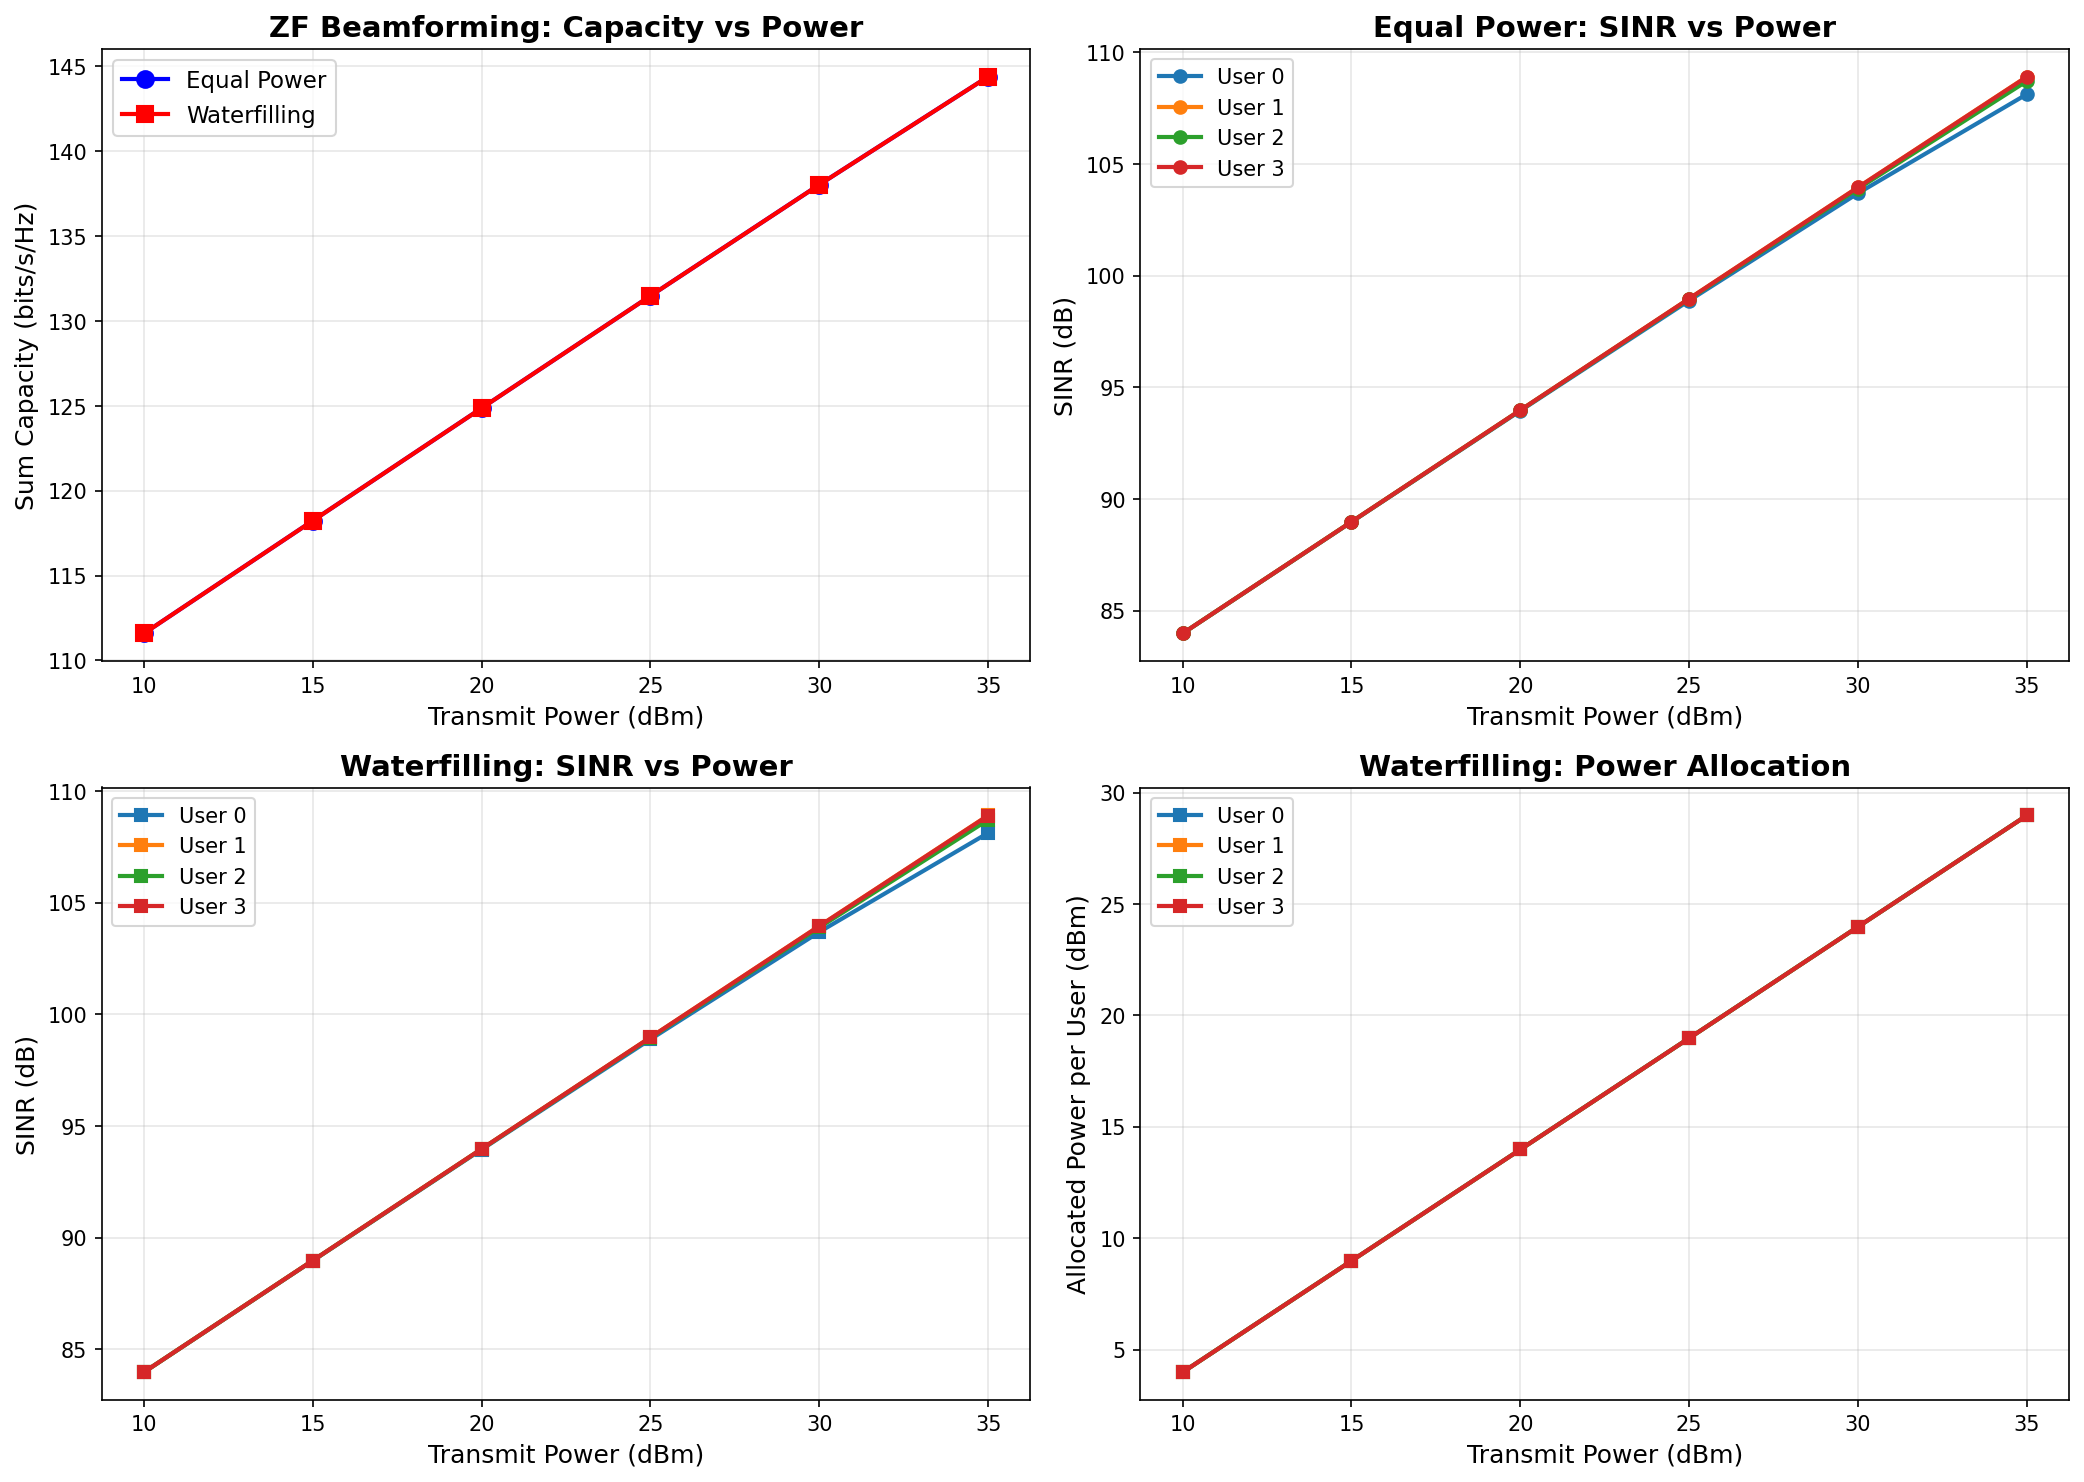

This figure's Python source:
"""
Test script to verify ZF beamforming capacity scales correctly with transmit power.

This test isolates the ZF beamforming and waterfilling to diagnose why capacity
might not be increasing with power.
"""

import torch
import numpy as np
import matplotlib.pyplot as plt
from simpy.beamformer import Beamformer
from simpy.algorithm import WaterFilling

# Set random seed for reproducibility
np.random.seed(42)
torch.manual_seed(42)

# ========== Parameters ==========
num_users = 4
num_antennas = 4  # M = K for square system
wavelength = 0.125  # meters
device = 'cpu'

# Channel parameters
min_user_distance = 10.0
max_user_distance = 100.0
path_loss_at_reference = -30.0
reference_distance = 1.0

# Noise power (fixed)
noise_power = 10**(-80/10) / 1000  # Watts
print(f"Noise power: {noise_power:.4e} W ({10*np.log10(noise_power*1000):.2f} dBm)")

# Power sweep
power_values_db = np.array([10, 15, 20, 25, 30, 35])  # dBm
power_values_linear = 10**(power_values_db/10) / 1000  # Watts

print("\n" + "="*80)
print("ZF BEAMFORMING POWER SCALING TEST")
print("="*80)
print(f"Users (K): {num_users}")
print(f"Antennas (M): {num_antennas}")
print(f"Noise power: {noise_power:.4e} W")
print("="*80)

# ========== Create Digital Beamformer ==========
beamformer = Beamformer(
    Nx=2,  # 2x2 = 4 antennas
    Ny=2,
    wavelength=wavelength,
    device=device,
    num_users=num_users,
    user_positions=None,  # CLT mode
    reference_distance=reference_distance,
    path_loss_at_reference=path_loss_at_reference,
    min_user_distance=min_user_distance,
    max_user_distance=max_user_distance,
    noise_power=noise_power,
    total_power=1.0,  # Will be updated in loop
)

print(f"\n1. Channel H shape: {beamformer.H.shape}")
print(f"   Channel norm: {torch.norm(beamformer.H).item():.6f}")

# ========== Compute ZF Weights (once) ==========
print("\n2. Computing ZF weights...")
zf_weights = beamformer.compute_zf_weights(beamformer.H)
print(f"   ZF weights shape: {zf_weights.shape}")
print(f"   ZF weights norm: {torch.norm(zf_weights).item():.6f}")

# Compute effective channel after ZF
H_eff = beamformer.H @ zf_weights
print(f"\n3. Effective channel H_eff = H @ W:")
print(f"   H_eff shape: {H_eff.shape}")
print(f"   H_eff diagonal: {torch.abs(torch.diag(H_eff)).cpu().numpy()}")
print(f"   H_eff off-diagonal max: {torch.max(torch.abs(H_eff - torch.diag(torch.diag(H_eff)))).item():.6e}")
print(f"   ^ Should be ~0 for perfect ZF (interference eliminated)")

# Check if ZF is working (off-diagonal should be ~0)
off_diag_max = torch.max(torch.abs(H_eff - torch.diag(torch.diag(H_eff)))).item()
diag_min = torch.min(torch.abs(torch.diag(H_eff))).item()
if off_diag_max < 1e-6 * diag_min:
    print("   ✓ ZF working correctly (interference eliminated)")
else:
    print(f"   ⚠ WARNING: ZF may not be eliminating interference properly!")
    print(f"     Off-diagonal / diagonal ratio: {off_diag_max / diag_min:.6e}")

# ========== Power Sweep ==========
print("\n" + "="*80)
print("POWER SWEEP")
print("="*80)

results = {
    'power_db': [],
    'power_linear': [],
    'equal_power_capacity': [],
    'waterfilling_capacity': [],
    'equal_power_sinr': [],
    'waterfilling_sinr': [],
    'waterfilling_power_allocation': []
}

for power_idx, power_w in enumerate(power_values_linear):
    power_db = power_values_db[power_idx]

    print(f"\n--- Power: {power_db:.1f} dBm ({power_w:.4e} W) ---")

    # ========== Equal Power Allocation ==========
    equal_power = torch.ones(num_users, device=device) * (power_w / num_users)

    # Compute SINR with equal power (enable debug for first two power levels)
    sinr_equal = beamformer.compute_sinr(
        phases=None,
        power_allocation=equal_power,
        digital_beamforming_weights=zf_weights,
        debug=(power_idx < 2)
    )

    capacity_equal = torch.sum(torch.log2(1 + sinr_equal)).item()

    print(f"Equal Power Allocation:")
    print(f"  Power per user: {equal_power[0].item():.4e} W")
    print(f"  SINR: {sinr_equal.cpu().numpy()}")
    print(f"  SINR (dB): {10*np.log10(sinr_equal.cpu().numpy())}")
    print(f"  Individual rates: {torch.log2(1 + sinr_equal).cpu().numpy()}")
    print(f"  Sum capacity: {capacity_equal:.6f} bits/s/Hz")

    # ========== Waterfilling Power Allocation ==========
    waterfilling = WaterFilling(
        H_eff=H_eff,
        noise_power=noise_power,
        total_power=power_w,
        max_iterations=200,
        tolerance=1e-6,
        verbose=False,
        device=device
    )

    wf_results = waterfilling.optimize()
    optimal_power = wf_results['optimal_power']

    # Compute SINR with waterfilling
    sinr_wf = beamformer.compute_sinr(
        phases=None,
        power_allocation=optimal_power,
        digital_beamforming_weights=zf_weights
    )

    capacity_wf = torch.sum(torch.log2(1 + sinr_wf)).item()

    print(f"\nWaterfilling Power Allocation:")
    print(f"  Power allocation: {optimal_power.cpu().numpy()}")
    print(f"  Total power: {optimal_power.sum().item():.4e} W")
    print(f"  SINR: {sinr_wf.cpu().numpy()}")
    print(f"  SINR (dB): {10*np.log10(sinr_wf.cpu().numpy())}")
    print(f"  Individual rates: {torch.log2(1 + sinr_wf).cpu().numpy()}")
    print(f"  Sum capacity: {capacity_wf:.6f} bits/s/Hz")

    # Store results
    results['power_db'].append(power_db)
    results['power_linear'].append(power_w)
    results['equal_power_capacity'].append(capacity_equal)
    results['waterfilling_capacity'].append(capacity_wf)
    results['equal_power_sinr'].append(sinr_equal.cpu().numpy())
    results['waterfilling_sinr'].append(sinr_wf.cpu().numpy())
    results['waterfilling_power_allocation'].append(optimal_power.cpu().numpy())

# ========== Plot Results ==========
print("\n" + "="*80)
print("PLOTTING RESULTS")
print("="*80)

fig, axes = plt.subplots(2, 2, figsize=(14, 10))

# Plot 1: Capacity vs Power
ax = axes[0, 0]
ax.plot(results['power_db'], results['equal_power_capacity'], 'bo-',
        label='Equal Power', linewidth=2, markersize=8)
ax.plot(results['power_db'], results['waterfilling_capacity'], 'rs-',
        label='Waterfilling', linewidth=2, markersize=8)
ax.set_xlabel('Transmit Power (dBm)', fontsize=12)
ax.set_ylabel('Sum Capacity (bits/s/Hz)', fontsize=12)
ax.set_title('ZF Beamforming: Capacity vs Power', fontsize=14, fontweight='bold')
ax.legend(fontsize=11)
ax.grid(True, alpha=0.3)

# Plot 2: SINR vs Power (Equal power)
ax = axes[0, 1]
sinr_equal_array = np.array(results['equal_power_sinr'])  # Shape: (num_powers, num_users)
for user_idx in range(num_users):
    ax.plot(results['power_db'], 10*np.log10(sinr_equal_array[:, user_idx]),
            'o-', label=f'User {user_idx}', linewidth=2, markersize=6)
ax.set_xlabel('Transmit Power (dBm)', fontsize=12)
ax.set_ylabel('SINR (dB)', fontsize=12)
ax.set_title('Equal Power: SINR vs Power', fontsize=14, fontweight='bold')
ax.legend(fontsize=10)
ax.grid(True, alpha=0.3)

# Plot 3: SINR vs Power (Waterfilling)
ax = axes[1, 0]
sinr_wf_array = np.array(results['waterfilling_sinr'])  # Shape: (num_powers, num_users)
for user_idx in range(num_users):
    ax.plot(results['power_db'], 10*np.log10(sinr_wf_array[:, user_idx]),
            's-', label=f'User {user_idx}', linewidth=2, markersize=6)
ax.set_xlabel('Transmit Power (dBm)', fontsize=12)
ax.set_ylabel('SINR (dB)', fontsize=12)
ax.set_title('Waterfilling: SINR vs Power', fontsize=14, fontweight='bold')
ax.legend(fontsize=10)
ax.grid(True, alpha=0.3)

# Plot 4: Power allocation (Waterfilling)
ax = axes[1, 1]
power_alloc_array = np.array(results['waterfilling_power_allocation'])  # (num_powers, num_users)
for user_idx in range(num_users):
    ax.plot(results['power_db'], 10*np.log10(power_alloc_array[:, user_idx]*1000),
            's-', label=f'User {user_idx}', linewidth=2, markersize=6)
ax.set_xlabel('Transmit Power (dBm)', fontsize=12)
ax.set_ylabel('Allocated Power per User (dBm)', fontsize=12)
ax.set_title('Waterfilling: Power Allocation', fontsize=14, fontweight='bold')
ax.legend(fontsize=10)
ax.grid(True, alpha=0.3)

plt.tight_layout()
plt.savefig('test/test_zf_power_scaling.png', dpi=150, bbox_inches='tight')
print("✓ Plot saved to: test/test_zf_power_scaling.png")
plt.show()

# ========== Summary ==========
print("\n" + "="*80)
print("SUMMARY")
print("="*80)
print("\nExpected behavior:")
print("  ✓ Capacity should INCREASE with power (logarithmically)")
print("  ✓ SINR should INCREASE linearly with power (in dB scale)")
print("  ✓ Waterfilling should allocate more power to users with better channels")
print("  ✓ Off-diagonal elements should be ~0 (ZF eliminates interference)")

print("\nActual results:")
capacity_increase_equal = results['equal_power_capacity'][-1] - results['equal_power_capacity'][0]
capacity_increase_wf = results['waterfilling_capacity'][-1] - results['waterfilling_capacity'][0]
power_increase_db = results['power_db'][-1] - results['power_db'][0]

print(f"  Power increase: {power_increase_db:.1f} dB")
print(f"  Capacity increase (Equal): {capacity_increase_equal:.4f} bits/s/Hz")
print(f"  Capacity increase (WF): {capacity_increase_wf:.4f} bits/s/Hz")

if capacity_increase_equal > 1.0:
    print("  ✓ Capacity increases with power as expected!")
else:
    print("  ✗ WARNING: Capacity not increasing properly!")
    print("    → Check your implementation for normalization issues")

print("="*80)